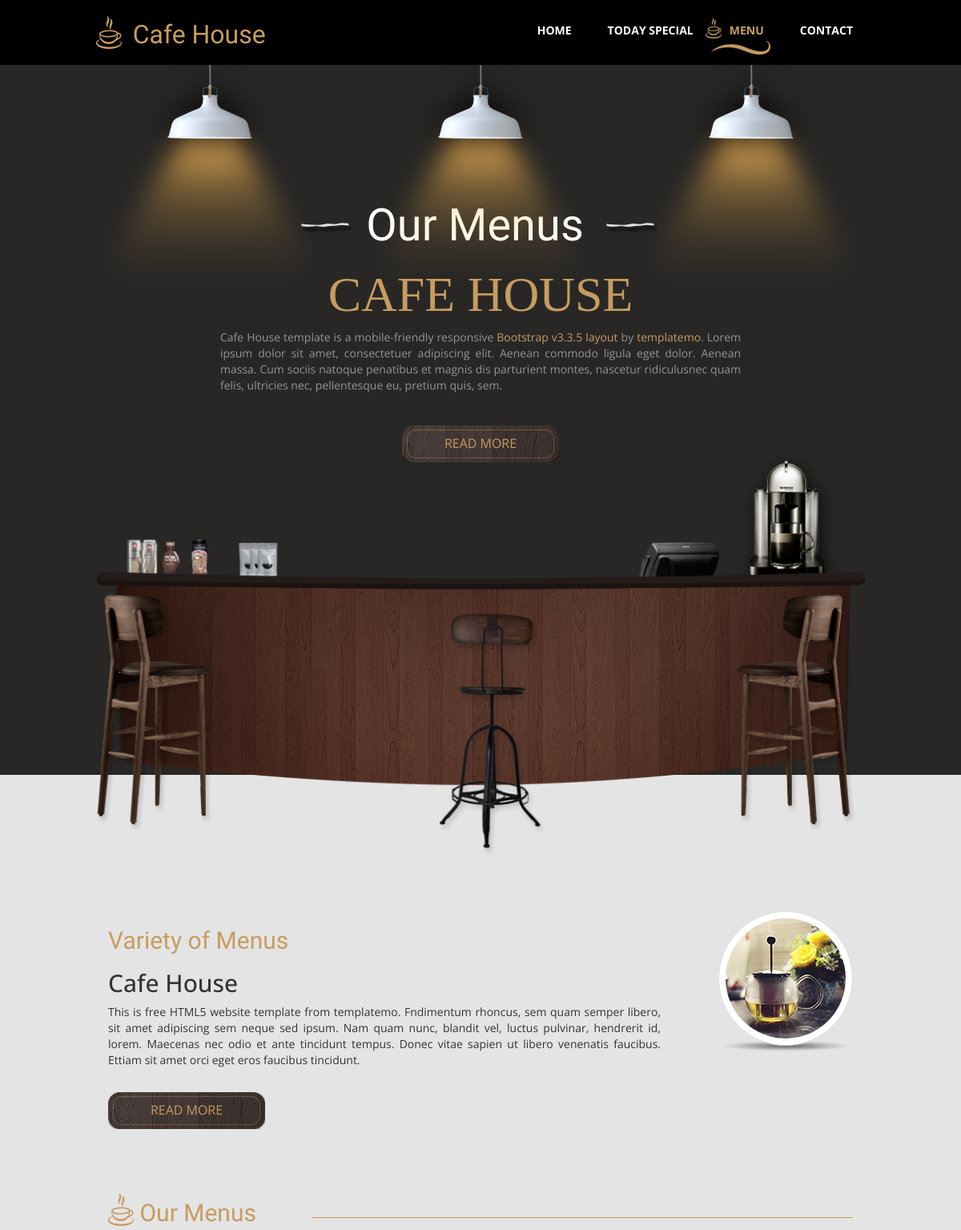
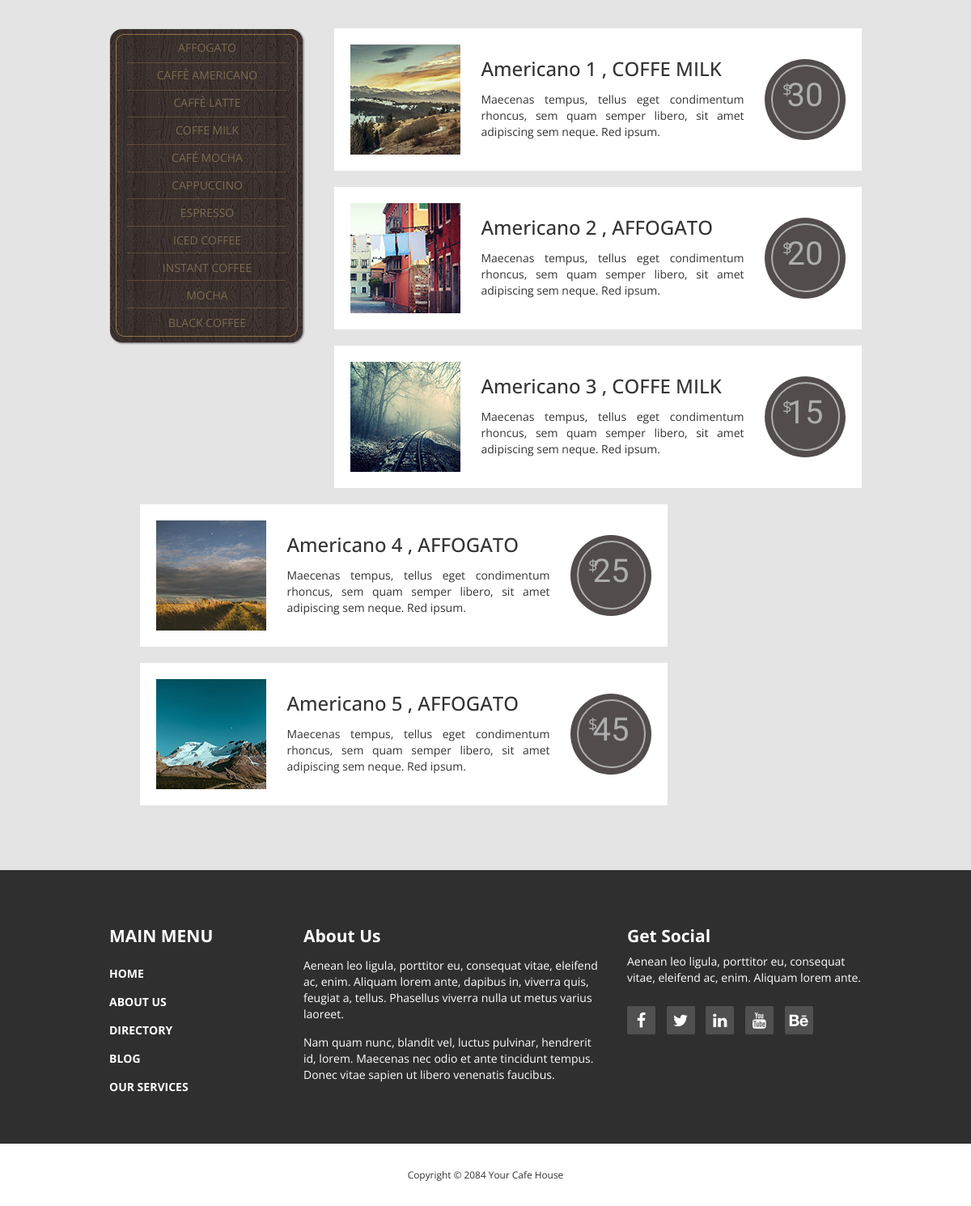
The app's page /menu/ with its own data (2 pictures, top to bottom).
### main/models.py (models this page shows, shortened)
class Menu(models.Model):
    name = models.CharField('Name', max_length=254)
    text = models.TextField('Text')
    img = models.ImageField('IMG', upload_to='media')
    class Meta:
        verbose_name = 'Menu'
        verbose_name_plural = 'Menu'

class Category(models.Model):
    name = models.CharField('Category name', max_length=245)
    def __str__(self) -> str:
        return self.name
    class Meta:
        verbose_name = 'Category'
        verbose_name_plural = 'Categories'

class Coffee(models.Model):
    category = models.ForeignKey(Category, on_delete=models.CASCADE)
    name = models.CharField('Coffee Name', max_length=254)
    about = models.TextField('About Coffee')
    price = models.PositiveIntegerField('Price')
    img = models.ImageField('Coffee img', upload_to='media')

### main/views.py (the view)
# urls.py: path('menu/', MenuListView.as_view(), name='menu'),
class MenuListView(generic.ListView):
    template_name = 'menu.html'
    def get(self, reuquest):
        coffees = Coffee.objects.all()
        menu = Menu.objects.get()
        our_menus = Our_menus.objects.get().coffee.all()
        categories = Category.objects.all()
        context = {
            'menu': menu,
            'our_menus': our_menus,
            'categories': categories,
            'coffees': coffees,
        }
        return render(reuquest, self.template_name, context=context)

### main/templates/menu.html (shortened to what this page needs)
{% load static %}
<!DOCTYPE html>
<html lang="en">
<head>
  <link href="{% static 'css/bootstrap.min.css' %}" rel="stylesheet">
  <link href="{% static 'css/font-awesome.min.css' %}" rel="stylesheet">
  <link href="{% static 'css/templatemo-style.css' %}" rel="stylesheet">
  </head>
  <body>
    <div class="tm-top-header">
      <div class="container">
        <div class="row">
          <div class="tm-top-header-inner">
            <div class="tm-logo-container">
              <img src="{% static 'img/logo.png' %}" alt="Logo" class="tm-site-logo">
              <h1 class="tm-site-name tm-handwriting-font">Cafe House</h1>
            </div>
            <nav class="tm-nav">
              <ul>
                <li><a href="{% url 'home' %}">Home</a></li>
                <li><a href="{% url 'today' %}">Today Special</a></li>
                <li><a href="{% url 'menu' %}" class="active">Menu</a></li>
                <li><a href="{% url 'contact' %}">Contact</a></li>
              </ul>
            </nav>
          </div>
        </div>
      </div>
    </div>
    <section class="tm-welcome-section">
      <div class="container tm-position-relative">
        <div class="tm-lights-container">
          <img src="{% static 'img/light.png' %}" alt="Light" class="light light-1">
          <img src="{% static 'img/light.png' %}" alt="Light" class="light light-2">
          <img src="{% static 'img/light.png' %}" alt="Light" class="light light-3">
        </div>
        <div class="row tm-welcome-content">
          <h2 class="white-text tm-handwriting-font tm-welcome-header"><img src="{% static 'img/header-line.png' %}" alt="Line" class="tm-header-line">&nbsp;Our Menus&nbsp;&nbsp;<img src="{% static 'img/header-line.png' %}" alt="Line" class="tm-header-line"></h2>
          <h2 class="gold-text tm-welcome-header-2">Cafe House</h2>
          <p class="gray-text tm-welcome-description">Cafe House template is a mobile-friendly responsive <span class="gold-text">Bootstrap v3.3.5 layout</span> by <span class="gold-text">templatemo</span>. Lorem ipsum dolor sit amet, consectetuer adipiscing elit. Aenean commodo ligula eget dolor. Aenean massa. Cum sociis natoque penatibus et magnis dis parturient montes, nascetur ridiculusnec quam felis, ultricies nec, pellentesque eu, pretium quis, sem.</p>
          <a href="#main" class="tm-more-button tm-more-button-welcome">Read More</a>
        </div>
        <img src="{% static 'img/table-set.png' %}" alt="Table Set" class="tm-table-set img-responsive">
      </div>
    </section>
    <div class="tm-main-section light-gray-bg">
      <div class="container" id="main">
        <section class="tm-section row">
          <div class="col-lg-9 col-md-9 col-sm-8">
            <h2 class="tm-section-header gold-text tm-handwriting-font">{{ menu.name }}</h2>
            <h2>Cafe House</h2>
            <p class="tm-welcome-description">{{ menu.text }}</p>
            <a href="#" class="tm-more-button margin-top-30">Read More</a>
          </div>
          <div class="col-lg-3 col-md-3 col-sm-4 tm-welcome-img-container">
            <div class="inline-block shadow-img">
              <img src="{{ menu.img.url }}" alt="Image" class="img-circle img-thumbnail">
            </div>
          </div>
        </section>
        <section class="tm-section row">
          <div class="col-lg-12 tm-section-header-container margin-bottom-30">
            <h2 class="tm-section-header gold-text tm-handwriting-font"><img src="{% static 'img/logo.png' %}" alt="Logo" class="tm-site-logo"> Our Menus</h2>
            <div class="tm-hr-container"><hr class="tm-hr"></div>
          </div>
          <div>
            <div class="col-lg-3 col-md-3">
              <div class="tm-position-relative margin-bottom-30">
                <nav class="tm-side-menu">
                  <ul>
                    {% for i in categories %}
                    <li>
                      <a href="#!"  data-filter=".{{i.name}}">{{ i.name }}</a>
                    </li>
                    {% endfor %}
                  </ul>
                </nav>
                <img src="{% static 'img/vertical-menu-bg.png' %}" alt="Menu bg" class="tm-side-menu-bg">
              </div>
            </div>
            {% for item in our_menus %}
              <div class="tm-menu-product-content col-lg-9 col-md-9 {{item.category}}"  >
                <div class="tm-product">
                  <img src="{{ item.img.url }}" alt="Product">
                  <div class="tm-product-text">
                    <h3 class="tm-product-title">{{ item.name }} , {{item.category}}</h3>
                    <p class="tm-product-description">{{ item.about }}</p>
                  </div>
                  <div class="tm-product-price">
                    <a href="#" class="tm-product-price-link tm-handwriting-font"><span class="tm-product-price-currency">$</span>{{ item.price }}</a>
                  </div>
                </div>
              </div>
            {% endfor %}
          </div>
        </section>
      </div>
    </div>
    <footer>
      <div class="tm-black-bg">
        <div class="container">
          <div class="row margin-bottom-60">
            <nav class="col-lg-3 col-md-3 tm-footer-nav tm-footer-div">
              <h3 class="tm-footer-div-title">Main Menu</h3>
              <ul>
                <li><a href="#">Home</a></li>
                <li><a href="#">About Us</a></li>
                <li><a href="#">Directory</a></li>
                <li><a href="#">Blog</a></li>
                <li><a href="#">Our Services</a></li>
              </ul>
            </nav>
            <div class="col-lg-5 col-md-5 tm-footer-div">
              <h3 class="tm-footer-div-title">About Us</h3>
              <p class="margin-top-15">Aenean leo ligula, porttitor eu, consequat vitae, eleifend ac, enim. Aliquam lorem ante, dapibus in, viverra quis, feugiat a, tellus. Phasellus viverra nulla ut metus varius laoreet.</p>
              <p class="margin-top-15">Nam quam nunc, blandit vel, luctus pulvinar, hendrerit id, lorem. Maecenas nec odio et ante tincidunt tempus. Donec vitae sapien ut libero venenatis faucibus.</p>
            </div>
            <div class="col-lg-4 col-md-4 tm-footer-div">
              <h3 class="tm-footer-div-title">Get Social</h3>
              <p>Aenean leo ligula, porttitor eu, consequat vitae, eleifend ac, enim. Aliquam lorem ante.</p>
              <div class="tm-social-icons-container">
                <a href="#" class="tm-social-icon"><i class="fa fa-facebook"></i></a>
                <a href="#" class="tm-social-icon"><i class="fa fa-twitter"></i></a>
                <a href="#" class="tm-social-icon"><i class="fa fa-linkedin"></i></a>
                <a href="#" class="tm-social-icon"><i class="fa fa-youtube"></i></a>
                <a href="#" class="tm-social-icon"><i class="fa fa-behance"></i></a>
              </div>
            </div>
          </div>
        </div>
      </div>
      <div>
        <div class="container">
          <div class="row tm-copyright">
           <p class="col-lg-12 small copyright-text text-center">Copyright &copy; 2084 Your Cafe House</p>
         </div>
       </div>
     </div>
   </footer>
 </body>
 </html>

### records on screen
Menu: name "Variety of Menus", text "This is free HTML5 website template from templatemo. Fndimentum rhoncus, sem quam semper libero, sit amet adipiscing sem neque sed ipsum. Nam quam nunc, blandit vel, luctus pulvinar, hendrerit id, lorem. Maecenas nec odio et ante tincidunt tempus. Donec vitae sapien ut libero venenatis faucibus. Ettiam sit amet orci eget eros faucibus tincidunt.", img (picture)
Category: name "AFFOGATO"
Category: name "CAFFÈ AMERICANO"
Category: name "CAFFÈ LATTE"
Category: name "COFFE MILK"
Category: name "CAFÉ MOCHA"
Category: name "CAPPUCCINO"
Category: name "ESPRESSO"
Category: name "ICED COFFEE"
Category: name "INSTANT COFFEE"
Category: name "MOCHA"
Category: name "BLACK COFFEE"
Coffee: img (picture), name "Americano 1", category "COFFE MILK", about "Maecenas tempus, tellus eget condimentum rhoncus, sem quam semper libero, sit amet adipiscing sem neque. Red ipsum.", price "30"
Coffee: img (picture), name "Americano 2", category "AFFOGATO", about "Maecenas tempus, tellus eget condimentum rhoncus, sem quam semper libero, sit amet adipiscing sem neque. Red ipsum.", price "20"
Coffee: img (picture), name "Americano 3", category "COFFE MILK", about "Maecenas tempus, tellus eget condimentum rhoncus, sem quam semper libero, sit amet adipiscing sem neque. Red ipsum.", price "15"
Coffee: img (picture), name "Americano 4", category "AFFOGATO", about "Maecenas tempus, tellus eget condimentum rhoncus, sem quam semper libero, sit amet adipiscing sem neque. Red ipsum.", price "25"
Coffee: img (picture), name "Americano 5", category "AFFOGATO", about "Maecenas tempus, tellus eget condimentum rhoncus, sem quam semper libero, sit amet adipiscing sem neque. Red ipsum.", price "45"
